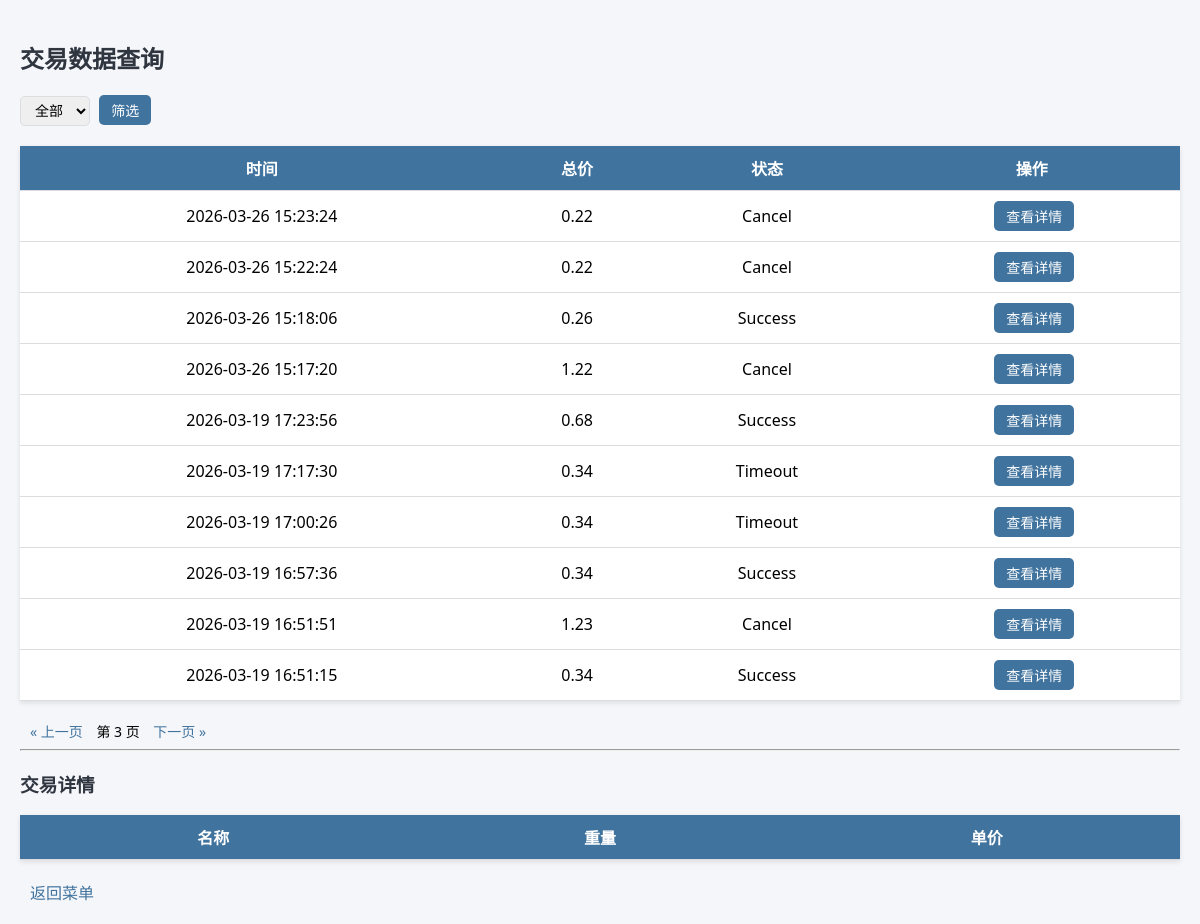
The page /admin/data?page=3&status=all (signed in) on the database its author committed.
### tables this page shows
CREATE TABLE transaction_data (
    session INTEGER PRIMARY KEY,
    total REAL NOT NULL,
    time TEXT NOT NULL,
    Transaction_Status TEXT NOT NULL DEFAULT 'Timeout' 
);

### web/admin_routes.py (the view)
    @app.route('/admin/data')
    def data_query():
        if not session.get('admin_login'):
            return redirect('/login')
        page = int(request.args.get('page', 1))
        status = request.args.get('status', 'all')
        data, total = admin_service.get_transaction_list(page, status)
        return render_template(
            'admin_data.html',
            transactions=data,
            page=page,
            status=status,
            total=total,
            PAGE_SIZE=config.PAGE_SIZE
        )

### data/my_sql.py (called while the page is built, shortened)
def search_transaction_list(page=1, page_size=config.PAGE_SIZE, status='all'):
    offset = (page - 1) * page_size
    if status == 'all':
        sql = """
        SELECT session, total, time, Transaction_Status
        FROM transaction_data
        WHERE total > 0
        ORDER BY time DESC
        LIMIT ? OFFSET ?;
        """
        params = (page_size, offset)
    with sqlite3.connect(DB_PATH) as conn:
        cur = conn.execute(sql, params)
        return cur.fetchall()

def count_transaction(status='all'):
    if status == 'all':
        sql = "SELECT COUNT(*) FROM transaction_data WHERE total > 0;"
        params = ()
    else:
        sql = "SELECT COUNT(*) FROM transaction_data WHERE Transaction_Status = ? AND total > 0;"
        params = (status,)
    with sqlite3.connect(DB_PATH) as conn:
        cur = conn.execute(sql, params)
        return cur.fetchone()[0]

### web/admin_service.py (called while the page is built)
    def get_transaction_list(self, page, status):
        rows = search_transaction_list(page, config.PAGE_SIZE, status)
        total = count_transaction(status)
        data = []
        for row in rows:
            data.append({
                "session": row[0],
                "total": row[1],
                "time": row[2],
                "status": row[3]
            })
        return data, total

### templates/admin_data.html (shortened to what this page needs)
<!DOCTYPE html>
<html lang="zh">
<head>
</head>
<body>
<h2>交易数据查询</h2>
<form method="get" action="/admin/data">
    <select name="status">
        <option value="all" {% if status=='all' %}selected{% endif %}>全部</option>
    </select>
    <button type="submit">筛选</button>
</form>
<table>
    <tr>
        <th>时间</th>
        <th>总价</th>
        <th>状态</th>
        <th>操作</th>
    </tr>
    {% for t in transactions %}
    <tr>
        <td>{{ t.time }}</td>
        <td>{{ t.total }}</td>
        <td>{{ t.status }}</td>
        <td>
            <button onclick="loadDetail({{ t.session }})">查看详情</button>
        </td>
    </tr>
    {% endfor %}
</table>
<div id="pagination">
    {% if page > 1 %}
        <a href="/admin/data?page={{ page-1 }}&status={{ status }}">« 上一页</a>
    {% endif %}
    第 {{ page }} 页
    {% if transactions|length == PAGE_SIZE %}
        <a href="/admin/data?page={{ page+1 }}&status={{ status }}">下一页 »</a>
    {% endif %}
</div>
<hr>
<h3>交易详情</h3>
<table>
    <tr>
        <th>名称</th>
        <th>重量</th>
        <th>单价</th>
    </tr>
</table>
<a href="/admin/menu">返回菜单</a>
</body>
</html>

### templates/admin_data.html (style rules this page uses)
body { font-family: "Segoe UI", Tahoma, Geneva, Verdana, sans-serif; background-color: #f5f6fa; margin: 0; padding: 20px; }
h2, h3 { color: #2f3640; }
form { margin-bottom: 20px; }
select { padding: 5px 10px; font-size: 14px; border-radius: 5px; border: 1px solid #dcdde1; }
button { padding: 5px 12px; margin-left: 5px; background-color: #40739e; color: #fff; border: none; border-radius: 5px; cursor: pointer; font-size: 14px; }
table { width: 100%; border-collapse: collapse; margin-bottom: 20px; background-color: #fff; box-shadow: 0 2px 5px rgba(0,0,0,0.1); }
th, td { padding: 10px; text-align: center; border-bottom: 1px solid #dcdde1; }
th { background-color: #40739e; color: white; }
a { text-decoration: none; color: #40739e; margin: 0 10px; }
#pagination { margin-top: 10px; font-size: 14px; }

### rows shown on the page
transaction_data: time "2026-03-26 15:23:24", total "0.22", status "Cancel"
transaction_data: time "2026-03-26 15:22:24", total "0.22", status "Cancel"
transaction_data: time "2026-03-26 15:18:06", total "0.26", status "Success"
transaction_data: time "2026-03-26 15:17:20", total "1.22", status "Cancel"
transaction_data: time "2026-03-19 17:23:56", total "0.68", status "Success"
transaction_data: time "2026-03-19 17:17:30", total "0.34", status "Timeout"
transaction_data: time "2026-03-19 17:00:26", total "0.34", status "Timeout"
transaction_data: time "2026-03-19 16:57:36", total "0.34", status "Success"
transaction_data: time "2026-03-19 16:51:51", total "1.23", status "Cancel"
transaction_data: time "2026-03-19 16:51:15", total "0.34", status "Success"

### other values the page prints
{{ page }} "3"
